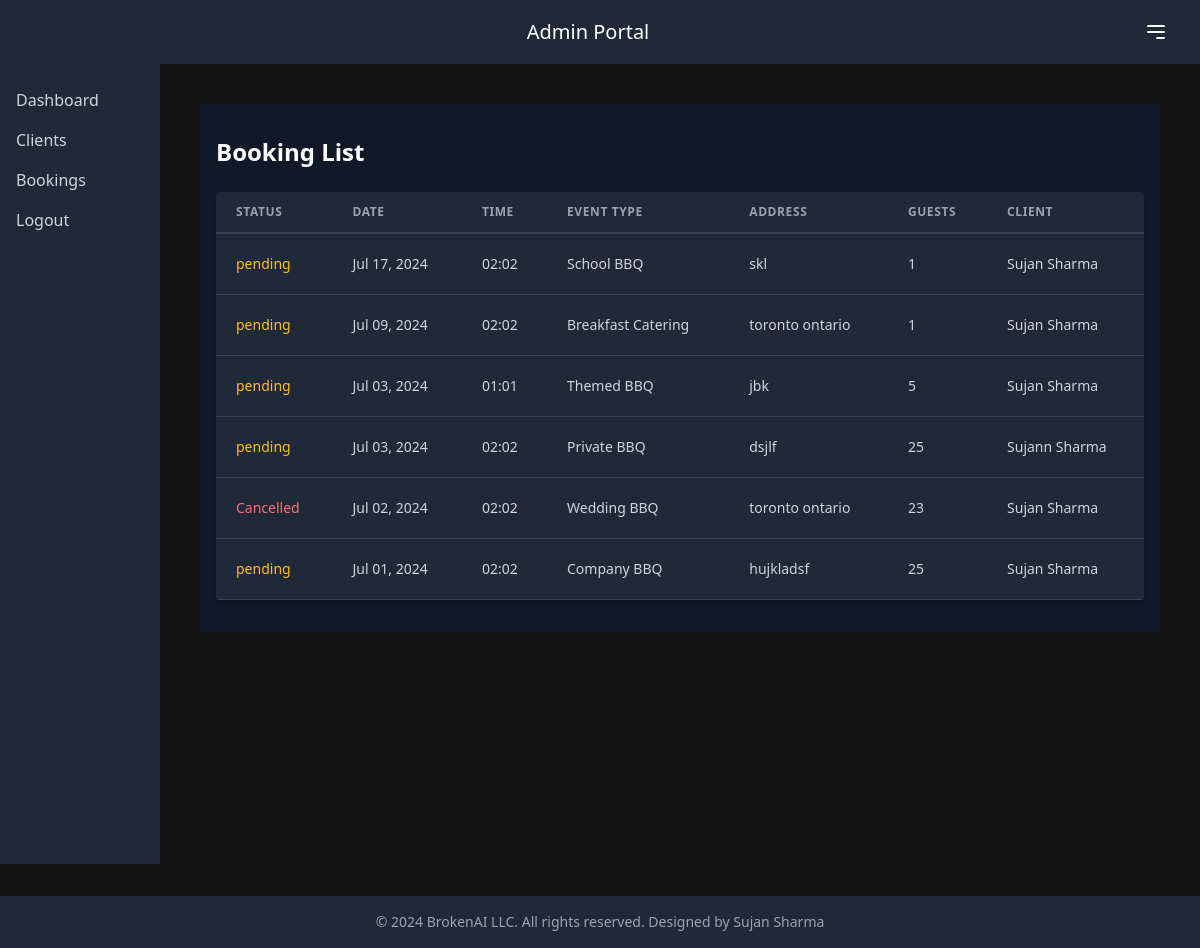
The app's page /admin-portal/bookings/ (signed in), older data.
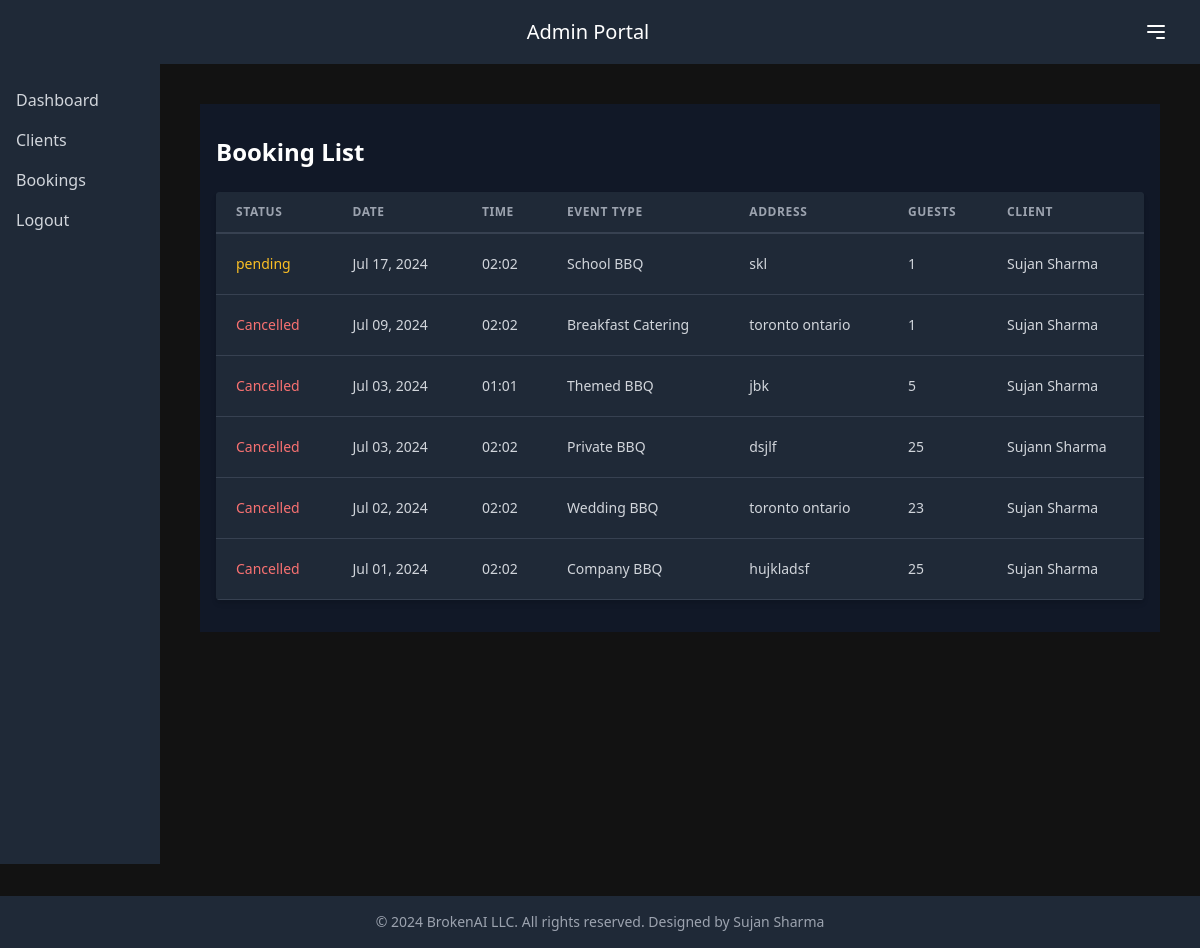
The same page, newer data.
### accounts/models.py (models this page shows, shortened)
class BBQBooking(models.Model):
    user = models.ForeignKey(settings.AUTH_USER_MODEL, on_delete=models.CASCADE, related_name='bbq_bookings')
    status = models.IntegerField(default=0)  # 0: Pending, 1: Confirmed, 2: Cancelled, 3: Completed
    date = models.DateField()
    time = models.TimeField()
    location = models.CharField(max_length=255)
    guests = models.IntegerField()
    EVENT_TYPES = [
        ('private', 'Private BBQ'),
        ('company', 'Company BBQ'),
        ('wedding', 'Wedding BBQ'),
        ('school', 'School BBQ'),
        ('themed', 'Themed BBQ'),
        ('breakfast', 'Breakfast Catering'),
        ('holiday', 'Holiday Catering'),
    ]
    event_type = models.CharField(max_length=20, choices=EVENT_TYPES, default='private')
    MAIN_DISHES = [
        ('beef', 'Beef'),
        ('chicken', 'Chicken'),
        ('pork', 'Pork'),
        ('fish', 'Fish'),
    ]
    main_dishes = models.JSONField()  # Store as {"beef": 10, "chicken": 5, ...}
    SIDE_DISHES = [
        ('salad', 'Salad'),
        ('corn', 'Corn'),
        ('potatoes', 'Potatoes'),
        ('beans', 'Beans'),
        ('coleslaw', 'Coleslaw'),
    ]
    side_dishes = models.JSONField()  # Store as {"salad": 15, "corn": 10, ...}
    DESSERTS = [
        ('ice_cream', 'Ice Cream'),
        ('fruit', 'Fruit'),
    ]
    desserts = models.JSONField()  # Store as {"ice_cream": 20, "fruit": 10}
    drinks = models.IntegerField()  # Total number of drinks (same as guests)

class CustomUser(AbstractUser):
    email = models.EmailField(_('email address'), unique=True)
    contact_number = models.CharField(max_length=15)
    address = models.TextField(blank=True)
    username = models.CharField(max_length=150, unique=True, blank=True)
    USERNAME_FIELD = 'email'
    REQUIRED_FIELDS = ['first_name', 'last_name', 'contact_number']
    objects = CustomUserManager()

### admin_portal/views.py (the view)
# urls.py: path('bookings/', views.booking_list, name='admin_booking_list'),
@staff_member_required
def booking_list(request):
    bookings = BBQBooking.objects.all().order_by('-date')
    return render(request, 'bookings.html', {'bookings': bookings})

### admin_portal/templates/bookings.html (shortened to what this page needs)
{% extends "admin_base.html" %}
{% block admin_content %}
<div class="container mx-auto px-4 py-8 bg-gray-900 text-gray-300">
    <h1 class="text-2xl font-bold mb-6 text-white">Booking List</h1>
    <div class="overflow-x-auto bg-gray-800 shadow-md rounded">
        <table class="min-w-full leading-normal">
            <thead>
                <tr>
                    <th
                        class="px-5 py-3 border-b-2 border-gray-700 bg-gray-800 text-left text-xs font-semibold text-gray-400 uppercase tracking-wider">
                        Status
                    </th>
                    <th
                        class="px-5 py-3 border-b-2 border-gray-700 bg-gray-800 text-left text-xs font-semibold text-gray-400 uppercase tracking-wider">
                        Date
                    </th>
                    <th
                        class="px-5 py-3 border-b-2 border-gray-700 bg-gray-800 text-left text-xs font-semibold text-gray-400 uppercase tracking-wider">
                        Time
                    </th>
                    <th
                        class="px-5 py-3 border-b-2 border-gray-700 bg-gray-800 text-left text-xs font-semibold text-gray-400 uppercase tracking-wider">
                        Event Type
                    </th>
                    <th
                        class="px-5 py-3 border-b-2 border-gray-700 bg-gray-800 text-left text-xs font-semibold text-gray-400 uppercase tracking-wider">
                        Address
                    </th>
                    <th
                        class="px-5 py-3 border-b-2 border-gray-700 bg-gray-800 text-left text-xs font-semibold text-gray-400 uppercase tracking-wider">
                        Guests
                    </th>
                    <th
                        class="px-5 py-3 border-b-2 border-gray-700 bg-gray-800 text-left text-xs font-semibold text-gray-400 uppercase tracking-wider">
                        Client
                    </th>
                </tr>
            </thead>
            <tbody>
                {% for booking in bookings %}
                <tr class="hover:bg-gray-700 transition-colors duration-200">
                    <td class="px-5 py-5 border-b border-gray-700 bg-gray-800 text-sm">
                        {%if booking.status == 0 %}
                        <span class="text-yellow-400">pending</span>
                        {%elif booking.status == 1 %}
                        <span class="text-green-400">Confirmed</span>
                        {%elif booking.status == 2 %}
                        <span class="text-red-400">Cancelled</span>
                        {%else%}
                        <span class="text-blue-400">Completed</span>
                        {%endif%}
                    </td>
                    <td class="px-5 py-5 border-b border-gray-700 bg-gray-800 text-sm">
                        {{ booking.date|date:"M d, Y" }}
                    </td>
                    <td class="px-5 py-5 border-b border-gray-700 bg-gray-800 text-sm">
                        {{ booking.time|time:"H:i" }}
                    </td>
                    <td class="px-5 py-5 border-b border-gray-700 bg-gray-800 text-sm">
                        {{ booking.get_event_type_display }}
                    </td>
                    <td class="px-5 py-5 border-b border-gray-700 bg-gray-800 text-sm">
                        {{ booking.location }}
                    </td>
                    <td class="px-5 py-5 border-b border-gray-700 bg-gray-800 text-sm">
                        {{ booking.guests }}
                    </td>
                    <td class="px-5 py-5 border-b border-gray-700 bg-gray-800 text-sm">
                        {{ booking.user.first_name }} {{ booking.user.last_name }}
                    </td>
                </tr>
                {% empty %}
                <tr>
                    <td colspan="6" class="px-5 py-5 border-b border-gray-700 bg-gray-800 text-sm text-center">
                        No bookings found.
                    </td>
                </tr>
                {% endfor %}
            </tbody>
        </table>
    </div>
</div>
{% endblock %}

### admin_portal/templates/admin_base.html (shortened to what this page needs)
{% load static %}
<!DOCTYPE html>
<html lang="en">
<head>
    <link href="https://cdnjs.cloudflare.com/ajax/libs/tailwindcss/2.2.19/tailwind.min.css" rel="stylesheet">
</head>
<body class="flex flex-col min-h-screen">
    <header class="bg-gray-800">
        <nav class="max-w-7xl mx-auto px-4 sm:px-6 lg:px-8 flex items-center justify-between h-16">
            <h2 class="text-white text-xl mx-auto">Admin Portal</h2>
            <button id="mobile-menu-button" class="mobile-menu-button text-white focus:outline-none hidden sm:block">
                <svg class="w-6 h-6" fill="none" stroke="currentColor" viewBox="0 0 24 24"
                    xmlns="http://www.w3.org/2000/svg">
                    <path stroke-linecap="round" stroke-linejoin="round" stroke-width="2" d="M4 6h16M4 12h16m-7 6h7">
                    </path>
                </svg>
            </button>
        </nav>
    </header>
    <div class="flex">
        <div id="sidebar" class="sidebar md:relative hidden md:block">
            <div class="w-40 p-4 bg-gray-800 min-h-screen">
                <ul>
                    <li><a href="{% url 'admin_dashboard' %}"
                            class="text-gray-300 hover:text-white block py-2">Dashboard</a>
                    </li>
                    <li><a href="{% url 'admin_client_list' %}"
                            class="text-gray-300 hover:text-white block py-2">Clients</a>
                    </li>
                    <li><a href="{% url 'admin_booking_list' %}"
                            class="text-gray-300 hover:text-white block py-2">Bookings</a>
                    </li>
                    <li><a href="{% url 'logout' %}" class="text-gray-300 hover:text-white block py-2">Logout</a></li>
                </ul>
            </div>
        </div>
        <main class="flex-1 p-10 ml-64 md:ml-0">
            {% block admin_content %}
            {% endblock %}
        </main>
    </div>
    <footer class="bg-gray-800 mt-8">
        <div class="max-w-7xl mx-auto py-4 px-4 sm:px-6 lg:px-8">
            <p class="text-center text-gray-400 text-sm">
                &copy; {% now "Y" %} BrokenAI LLC. All rights reserved. Designed by Sujan Sharma
            </p>
        </div>
    </footer>
</body>
</html>

### admin_portal/templates/admin_base.html (style rules this page uses)
body { background-color: #121212; color: #e0e0e0; }
.sidebar { @apply bg-gray-800 w-64 fixed inset-y-0 left-0 transform transition-transform duration-300 ease-in-out; }
.sidebar.hidden { @apply -translate-x-full; }
.mobile-menu-button { @apply md:hidden; }
@media (min-width: 768px) { .sidebar { @apply translate-x-0; } }
@media (min-width: 768px) { .mobile-menu-button { @apply hidden; } }

Row changes from the older to the newer data that the page shows:
changed BBQBooking "Jul 09, 2024": status "pending" → "Cancelled"
changed BBQBooking "Themed BBQ": status "pending" → "Cancelled"
changed BBQBooking "Private BBQ": status "pending" → "Cancelled"
changed BBQBooking "Jul 01, 2024": status "pending" → "Cancelled"
